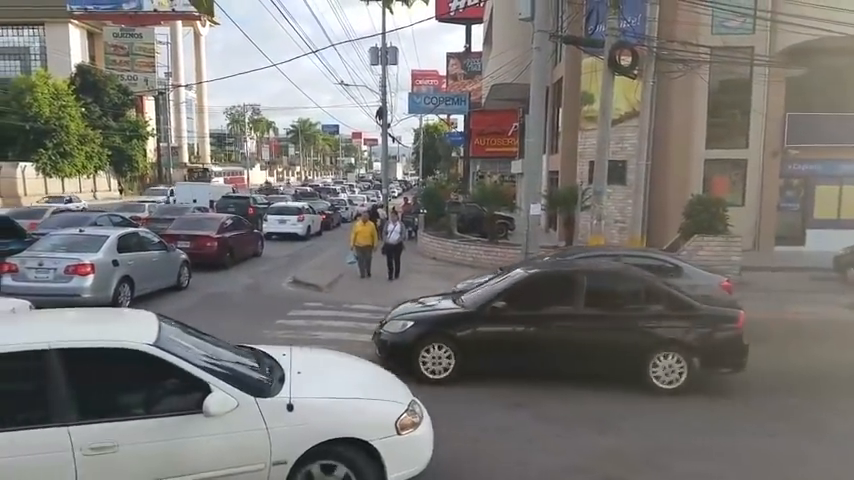
#> input picture frame 117 of Car_and_pedestrian_Detection/a.mp4, 854 x 480 px
$ python detecting_car_pedes.py
#> lines starting #> are read from the running program, lines starting #| are printed output that depends on the picture; after the words box and inside, x2 and y2 are one past the last pixel; in counts of white or black regions, pixels touching at a corner belong together
#detecting_car_pedes.py

import cv2

video = cv2.VideoCapture('a.mp4')

car_tracker_file = 'cars.xml'
pedestrian_tracker = 'haarcascade_fullbody.xml'

#create car classification
car_tracker = cv2.CascadeClassifier(car_tracker_file)
pedestrian_tracker = cv2.CascadeClassifier(pedestrian_tracker)

while True:

    #reading the current frame
    (read_successful, frame) = video.read()
#> frame is the input picture: shape (480, 854, 3); mean B, G, R 116.3, 119.1, 121.4

    #safe coading
    if read_successful:
        #must convert to grayscale
        greyscaled_frame = cv2.cvtColor(frame, cv2.COLOR_BGR2GRAY)
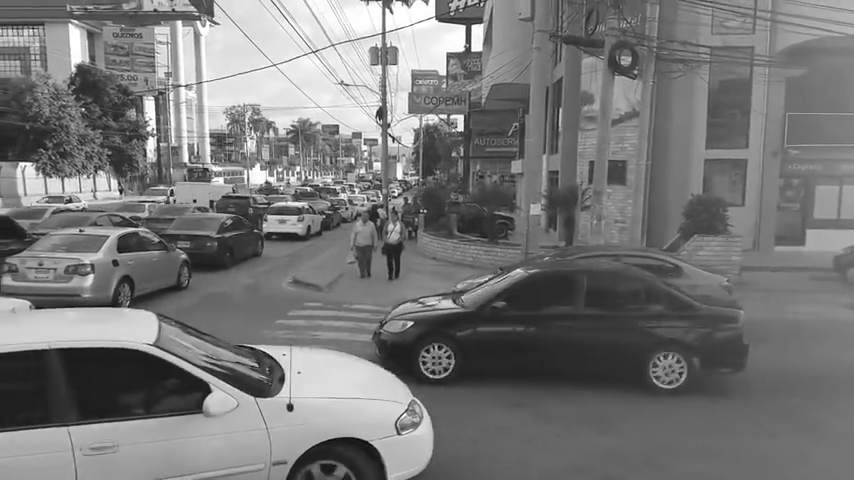
#> greyscaled_frame: shape (480, 854); min 2, max 255, mean 119.4
    else:
        break

    #detect car and pedestrains
    cars = car_tracker.detectMultiScale(greyscaled_frame)
#> cars = [[104, 210, 50, 50], [171, 146, 51, 51], [64, 259, 69, 69]]
    pedestrians = pedestrian_tracker.detectMultiScale(greyscaled_frame)
#> pedestrians = [[343, 212, 39, 79], [373, 215, 37, 75]]

    #drawing rectangle over cars detected


    #they are stored in an array
    #(0,0,255) colour of rectangle 2 is size of rectangle
    #car2 = cars[2] #(cars stored in an array)
    #(x ,y , w, h) = car2
    for(x , y, w, h) in cars:
        cv2.rectangle(frame, (x,y), (x+w, y+h), (0,0,255),2)
#> this loop made 3 passes
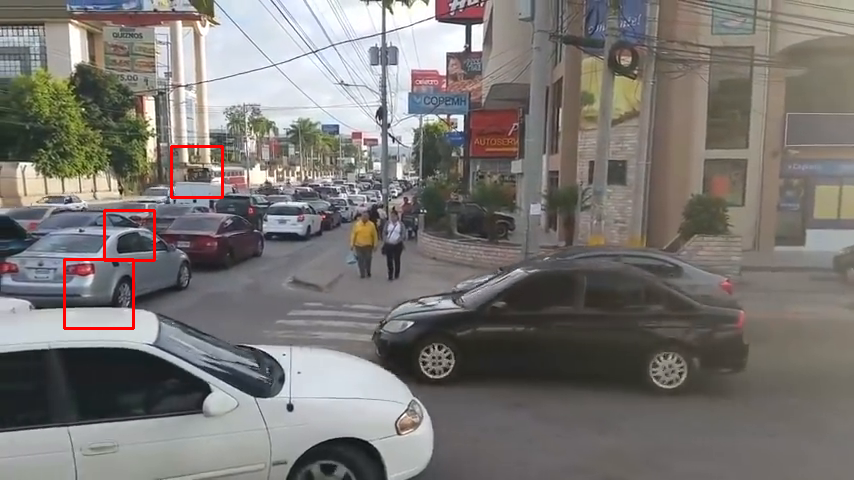
#> frame: shape (480, 854, 3); 0.48% of pixels changed, all inside (x1, y1, x2, y2) = (63, 145, 224, 330)

    for(x , y, w, h) in pedestrians:
         cv2.rectangle(frame, (x,y), (x+w, y+h), (0,255,255),2) #changing color to yellow for pedestrians
#> this loop made 2 passes
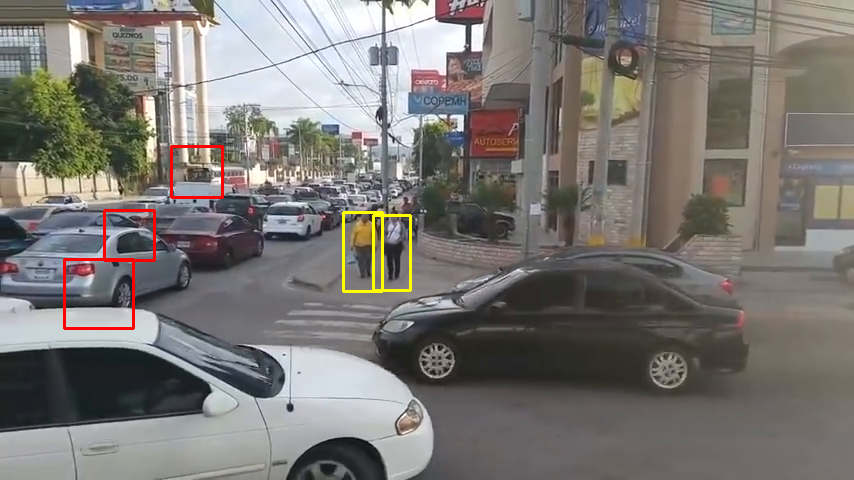
#> frame: shape (480, 854, 3); 0.33% of pixels changed, all inside (x1, y1, x2, y2) = (342, 211, 412, 293)


    #display the video after detection
    cv2.imshow('CGIP Project - Car and Pedestrian Detection using OpenCV',frame)

    #listen for key press and don't autoclose window
    key = cv2.waitKey(1)
#> (key Esc is pressed here)

    #stop video and close window if q or Q key is pressed
    if key == 81 or key == 113:
        break

#release the videocapture object
video.release()

print("Code completed")

$ run again, starting later in the video
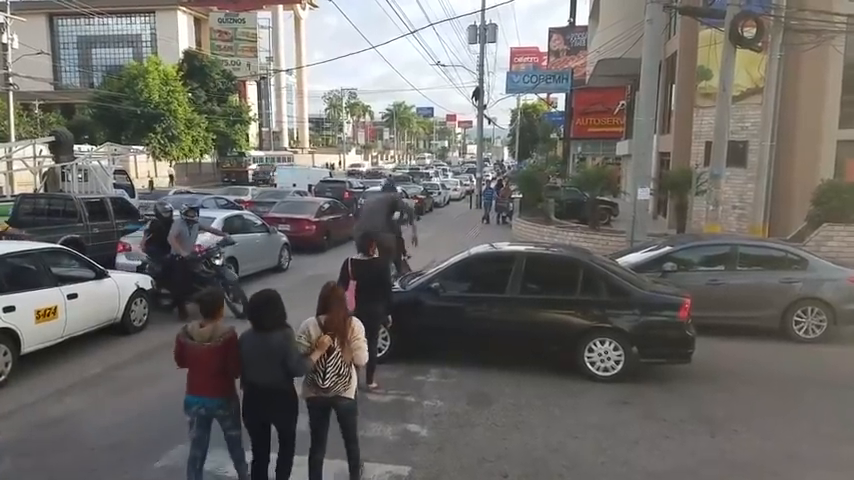
#> input picture frame 530 of Car_and_pedestrian_Detection/a.mp4, 854 x 480 px
#> frame is the input picture: shape (480, 854, 3); mean B, G, R 103.1, 106.7, 109.2
#> `greyscaled_frame = cv2.cvtColor(frame, cv2.COLOR_BGR2GRAY)`:
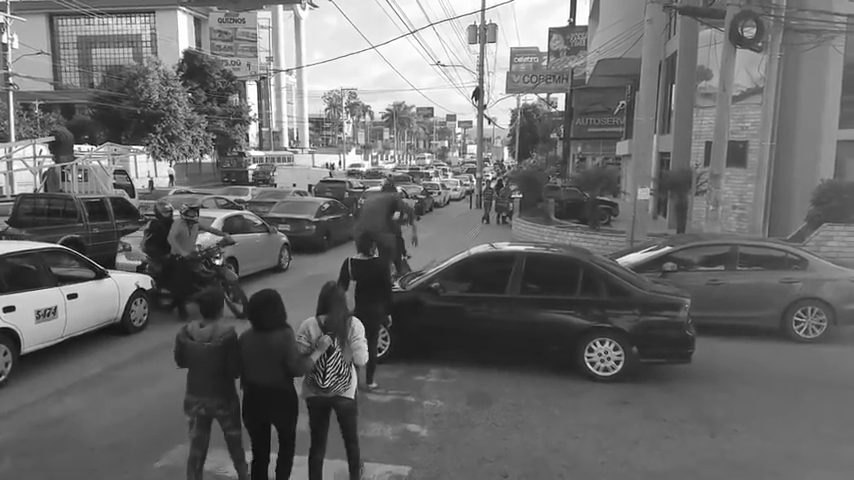
#> greyscaled_frame: shape (480, 854); min 0, max 255, mean 107
#> cars = [[474, 193, 52, 52]]
#> pedestrians = ()
#> the loop `for(x , y, w, h) in cars:` made 1 pass
#> after the loop `for(x , y, w, h) in cars:`:
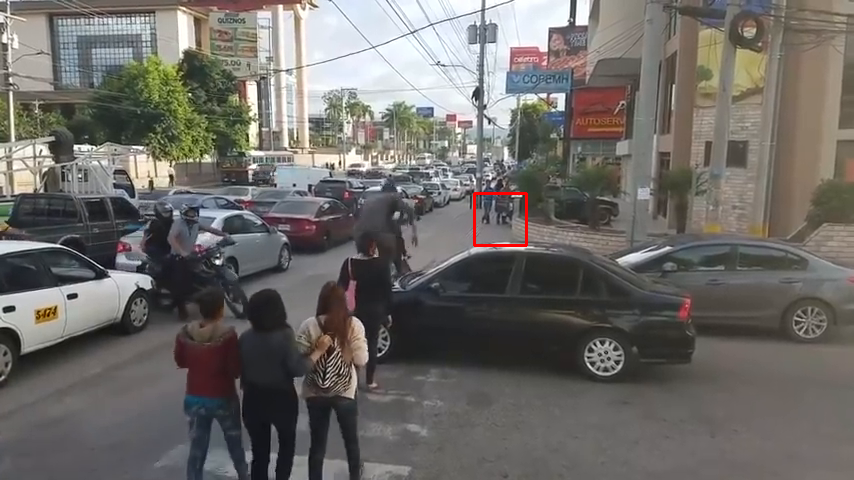
#> frame: shape (480, 854, 3); 0.15% of pixels changed, all inside (x1, y1, x2, y2) = (473, 192, 528, 247)

$ run again, starting later in the video
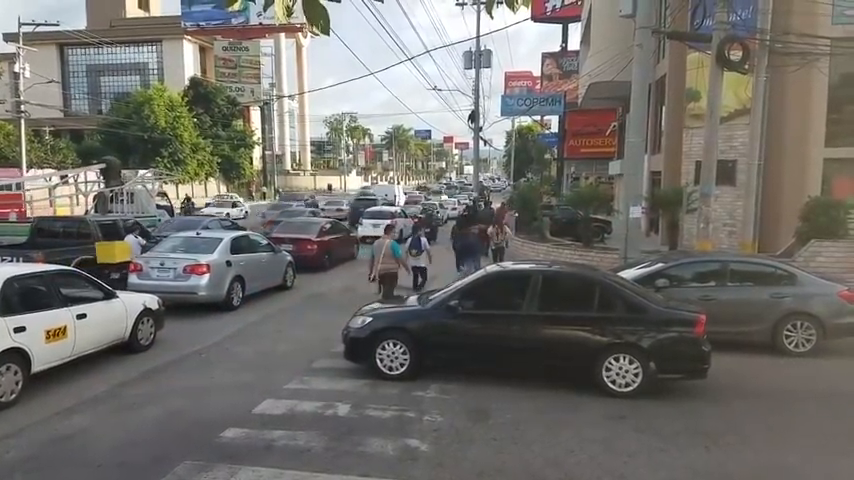
#> input picture frame 943 of Car_and_pedestrian_Detection/a.mp4, 854 x 480 px
#> frame is the input picture: shape (480, 854, 3); mean B, G, R 106.2, 110.8, 113
#> cars = [[219, 214, 48, 48], [132, 222, 129, 129]]
#> pedestrians = [[441, 208, 36, 72]]
#> the loop `for(x , y, w, h) in cars:` made 2 passes
#> after the loop `for(x , y, w, h) in cars:`:
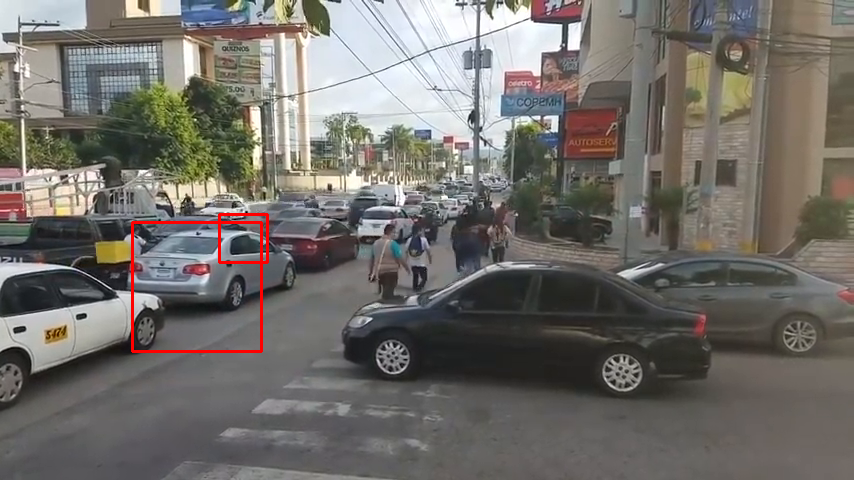
#> frame: shape (480, 854, 3); 0.51% of pixels changed, all inside (x1, y1, x2, y2) = (131, 213, 269, 353)
#> the loop `for(x , y, w, h) in pedestrians:` made 1 pass
#> after the loop `for(x , y, w, h) in pedestrians:`:
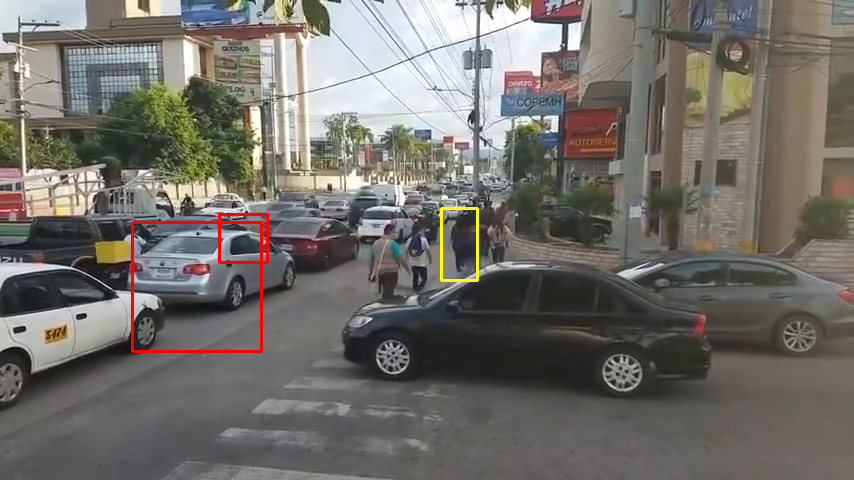
#> frame: shape (480, 854, 3); 0.16% of pixels changed, all inside (x1, y1, x2, y2) = (440, 207, 479, 282)
